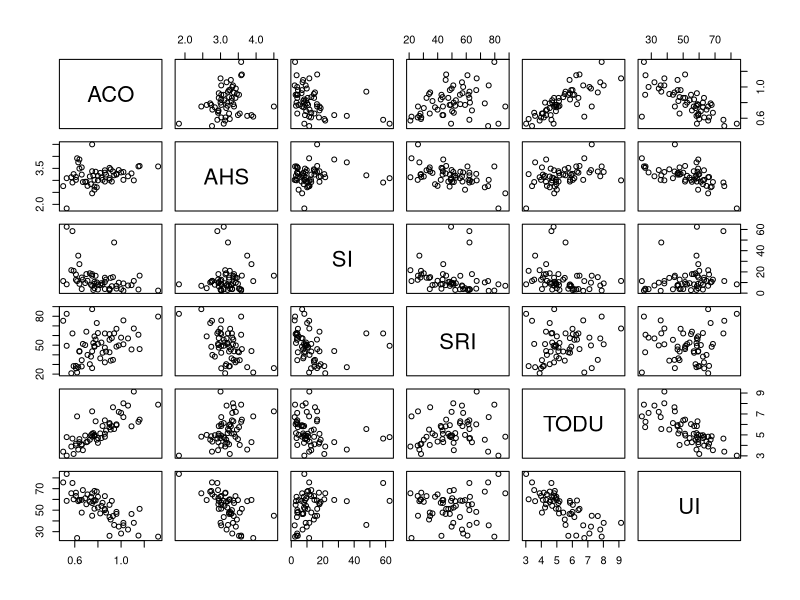
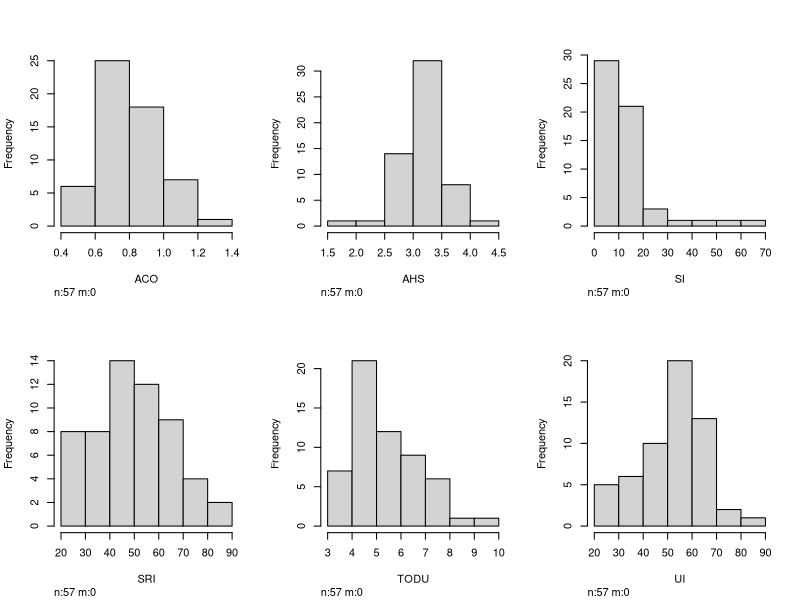

The R script that drew these images, in order:
setwd('C:\\Users\\Yuzhu\\OneDrive - Massachusetts Institute of Technology\\Spring_2022\\1.202\\HW2')
library(purrr)
library(tidyr)
library(ggplot2)
library(Hmisc)

# Problem 1: Aggregate Trip Generation Rates
data = read.csv('CaseStudy1_Data.csv')
summary(data)
pairs(data)
hist.data.frame(data,nclass = 5) # data hist
cor(data, method = c("pearson", "kendall", "spearman")) # correlation matrix
lm1 <- lm(TODU ~ ACO + AHS + SI + SRI + UI, data = data)
summary(lm1)
lm2 <- lm(TODU ~ ACO + UI, data = data)
summary(lm2)
lm3 <- lm(TODU ~ ACO, data = data)
summary(lm3)

# Problem 2: Simulation Exercise
# a)
gamma = 0.5772
eta = 3
mu = 1.2
